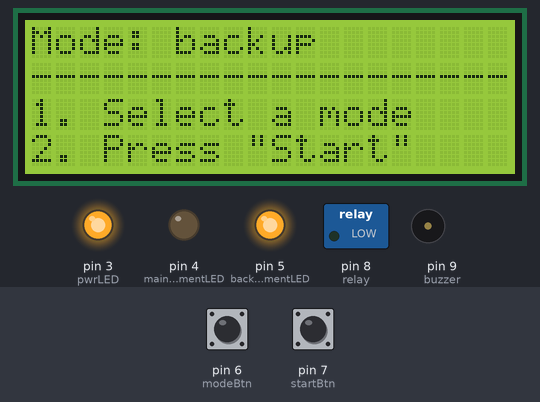
Simulated run of this sketch. Board: Arduino Uno, built with avr-gcc and run on an emulated ATmega328P. Parts: 20×4 character LCD, switched loads named in the sketch (green lamp = pin HIGH), output pins drawn as LEDs (lit = HIGH), buzzer (waves = sounding). Dashed ring = blinking. Inputs (shaded band) come from the test bench; at power-on: pin 6 (modeBtn) LOW, pin 7 (startBtn) LOW.

Above: at 5.8 s.
5.9 s: pin 6 (modeBtn) pulled HIGH for 0.15 s
At 7.3 s:
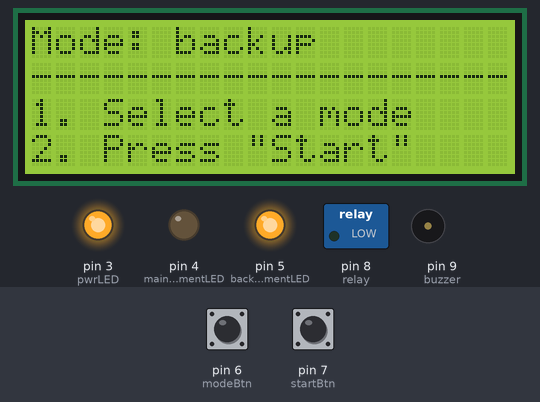
7.6 s: pin 7 (startBtn) pulled HIGH for 0.15 s
At 8.6 s:
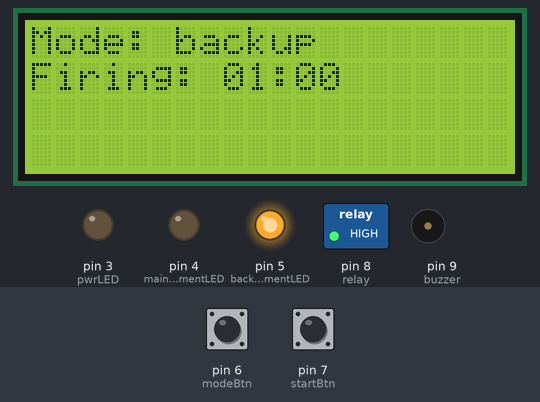
10.7 s: pin 7 (startBtn) pulled HIGH for 1 s
At 12.4 s:
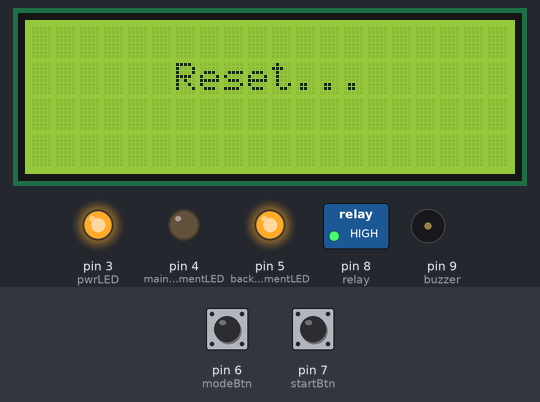
14.2 s: pin 7 (startBtn) pulled HIGH for 3.2 s
At 19.2 s:
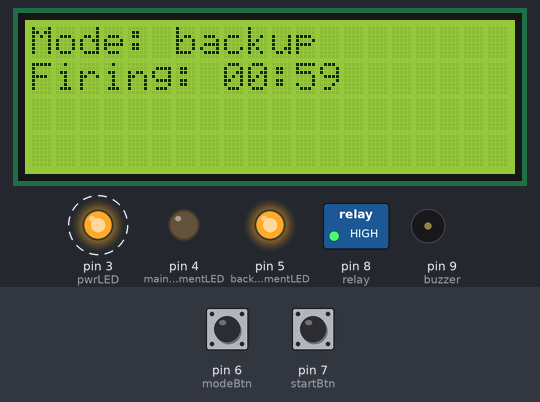
Timing chart, 0 to 21.4 s (numbered marks = the images above; inputs shaded):
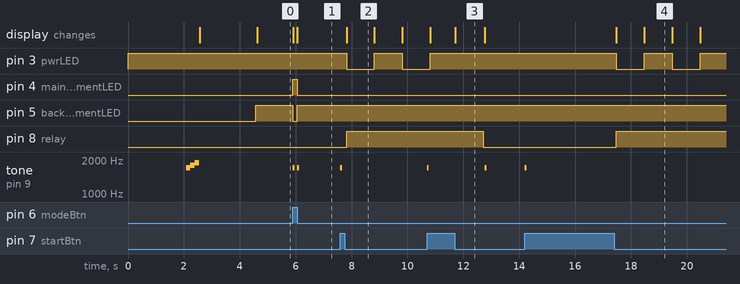

The sketch:

firing-timer.ino
```cpp
// (licence header left out)
#include <LiquidCrystal_I2C.h>

#define pwrLED 3
#define mainFilamentLED 4
#define backupFilamentLED 5
#define modeBtn 6
#define startBtn 7
#define relay 8
#define buzzer 9

bool mode;
bool start;
bool _stop;
bool isFiring;
bool finish;
bool pwrLEDState;

bool flagModeBtn;
uint32_t modeBtnTimer;
bool modeBtnState;

bool flagStartBtn;
uint32_t startBtnTimer;
bool startBtnState;

uint32_t sec = 1;
uint32_t _min;
uint32_t previousMillis = 0;
int16_t interval = 1000;

uint32_t totalSec = 1;
uint32_t totalMin = 60;
uint32_t totalPreviousMillis = 0;

uint32_t blinkPreviousMillis = 0;

uint8_t _step = 1;

int16_t beepFrequency[3] = {1700, 1800, 1900};

LiquidCrystal_I2C lcd(0x3F, 20, 4);

void setup()
{

  pinMode(pwrLED, OUTPUT);
  pinMode(mainFilamentLED, OUTPUT);
  pinMode(backupFilamentLED, OUTPUT);
  pinMode(modeBtn, INPUT);
  pinMode(startBtn, INPUT);
  pinMode(relay, OUTPUT);
  pinMode(buzzer, OUTPUT);

  digitalWrite(pwrLED, HIGH);
  pwrLEDState = true;

  lcd.begin();
  lcd.backlight();
  lcd.setCursor(4, 1);
  lcd.print("Firing timer\0");
  lcd.setCursor(8, 2);
  lcd.print("v.1.0\0");
  delay(2000);

  for (uint8_t i = 0; i < 3; i++) {
    tone(buzzer, beepFrequency[i]);
    delay(150);
    noTone(buzzer);
    delay(5);
  }

  lcd.clear();
  lcd.setCursor(4, 1);
  lcd.print("SHCH-1 VSZHD\0");
  delay(2000);
  lcd.clear();

  if (digitalRead(modeBtn)) {
    mode = true;
    digitalWrite(mainFilamentLED, HIGH);
    lcd.setCursor(0, 0);
    lcd.print("Mode: main\0");
  }
  else {
    digitalWrite(backupFilamentLED, HIGH);
    lcd.setCursor(0, 0);
    lcd.print("Mode: backup\0");
  }

  printInstructions();

}

void loop()
{

  modeBtnState = digitalRead(modeBtn);

  if (modeBtnState && !flagModeBtn && !start && millis() - modeBtnState > 150) {

    flagModeBtn = true;
    modeBtnTimer = millis();
    digitalWrite(mainFilamentLED, HIGH);
    digitalWrite(backupFilamentLED, LOW);
    mode = true;

    beep();

    lcd.setCursor(0, 0);
    lcd.print("Mode: main\0");
    lcd.print("\32\32\0");

  }

  if (!modeBtnState && flagModeBtn && !start && millis() - modeBtnState > 150) {

    flagModeBtn = false;
    modeBtnTimer = millis();
    digitalWrite(mainFilamentLED, LOW);
    digitalWrite(backupFilamentLED, HIGH);
    mode = false;

    beep();

    lcd.setCursor(0, 0);
    lcd.print("Mode: backup\0");

  }

  startBtnState = digitalRead(startBtn);

  if (startBtnState && !flagStartBtn && millis() - startBtnState > 150) {

    flagStartBtn = true;
    startBtnTimer = millis();
    beep();

  }

  if (!startBtnState && flagStartBtn && millis() - startBtnState > 150) {

    if (start) {

      flagStartBtn = false;
      startBtnTimer = millis();

      digitalWrite(pwrLED, HIGH);

      lcd.clear();
      lcd.setCursor(6, 1);
      lcd.print("Reset...\0");
      delay(1000);

      reset();
      printInstructions();
      checkMode();

    }
    else {

      flagStartBtn = false;
      start = true;

      if (mode) {
        _min = 5;
      }
      else {
        _min = 1;
      }

      startBtnTimer = millis();

      clearStrings();
      lcd.setCursor(0, 1);
      lcd.print("Firing:\0");
      if (mode) {
        lcd.setCursor(0, 2);
        lcd.print("Step: 1/10\0");
        lcd.setCursor(0, 3);
        lcd.print("Time left:\0");
      }

      isFiring = true;

    }
  }

  if (start) {

    if(!mode) {

      timer();
      pwrBlink();
      digitalWrite(relay, HIGH);

      if (_stop && isFiring) {

        reset();
        finishScreen();
        printInstructions();
        checkMode();

      }

    }
    else {
      if (_step <= 10) {

        timer();
        totalTimer();
        pwrBlink();

        // break
        if (_stop && isFiring) {
          _min = 1;
          sec = 0;
          isFiring = false;
          _stop = false;

          beep();

          lcd.setCursor(0, 1);
          for (uint8_t i = 0; i <= 13; i++) {
            lcd.print("\32\0");
          }
          lcd.setCursor(0, 1);
          lcd.print("Break:\0");

        }
        // firing
        else if (_stop && !isFiring) {
          _min = 5;
          sec = 0;
          isFiring = true;
          _stop = false;

          beep();

          lcd.setCursor(0, 1);
          for (uint8_t i = 0; i <= 13; i++) {
            lcd.print("\32\0");
          }
          lcd.setCursor(0, 1);
          lcd.print("Firing:\0");

          _step++;
          if(_step < 11) {
            lcd.setCursor(6, 2);
            lcd.print(String(_step));
            lcd.print("/10\0");
          }
        }

        if (isFiring && _step < 11) {
          digitalWrite(relay, HIGH);
        }
        else {
          digitalWrite(relay, LOW);
        }
      }
      else {
        reset();
        finishScreen();
        printInstructions();
        checkMode();
      }
    }
  }
}

void clearStrings() {
  for (uint8_t i = 1; i <= 3; i++) {
    lcd.setCursor(0, i);
    for (uint8_t j = 0; j <= 19; j++) {
      lcd.print("\32\0");
    }
  }
}

void printInstructions() {
  lcd.setCursor(0, 1);
  lcd.print("--------------------\0");
  lcd.setCursor(0, 2);
  lcd.print("1. Select a mode\0");
  lcd.setCursor(0, 3);
  lcd.print("2. Press \"Start\"\0");
}

void timer() {

  if (!_stop) {

      uint32_t currentMillis = millis();

      if (currentMillis - previousMillis >= interval) {
        if (sec == 0 && _min > 0) {
          sec = 60;
          _min = _min - 1;
        }
        sec = sec - 1;

        previousMillis = currentMillis;

        if (isFiring) {
          lcd.setCursor(8, 1);
        }
        else {
          lcd.setCursor(7, 1);
        }

        lcd.print("0\0");
        lcd.print(String(_min));
        if (sec >= 10) {
          lcd.print(":\0");
          lcd.print(String(sec));
        }
        else {
          lcd.print(":0\0");
          lcd.print(String(sec));
        }
      }
    }

  if (sec == 0 && _min == 0) {
    _stop = true;
  }
}

void totalTimer() {

  if (!finish) {

    uint32_t totalCurrentMillis = millis();

    if (totalCurrentMillis - totalPreviousMillis >= interval) {
      if (totalSec == 0 && totalMin > 0) {
        totalSec = 60;
        totalMin = totalMin - 1;
      }
      totalSec = totalSec - 1;

      totalPreviousMillis = totalCurrentMillis;

      lcd.setCursor(11, 3);

      if (totalMin >= 10) {
        lcd.print(String(totalMin));
      }
      else {
        lcd.print("0\0");
        lcd.print(String(totalMin));
      }

      if (totalSec >= 10) {
        lcd.print(":\0");
        lcd.print(String(totalSec));
      }
      else {
        lcd.print(":0\0");
        lcd.print(String(totalSec));
      }
    }
  }

  if (totalSec == 0 && totalMin == 0) {
    finish = true;
  }
}

void reset() {

  digitalWrite(pwrLED, HIGH);
  digitalWrite(relay, LOW);

  sec = 1;
  _min = 0;
  previousMillis = 0;
  totalSec = 1;
  totalMin = 60;
  totalPreviousMillis = 0;
  _step = 1;

  start = false;
  _stop = false;
  isFiring = false;
  finish = false;

}

void pwrBlink() {

  uint32_t blinkCurrentMillis = millis();

  if (blinkCurrentMillis - blinkPreviousMillis >= interval) {

    blinkPreviousMillis = blinkCurrentMillis;
    pwrLEDState = !pwrLEDState;
    pwrLEDState ? digitalWrite(pwrLED, HIGH) : digitalWrite(pwrLED, LOW);

  }
}

void finishScreen() {
  lcd.clear();
  lcd.setCursor(1, 1);
  lcd.print("Firing is finished\0");

  for (uint8_t i = 1; i <= 3; i++) {
    for (uint8_t j = 0; j < 3; j++) {
      tone(buzzer, 1700);
      delay(200);
      noTone(buzzer);
      delay(200);
    }
    delay(1000);
  }

}

void checkMode() {
  if(digitalRead(modeBtn)) {
    lcd.setCursor(0, 0);
    lcd.print("Mode: main\0");
    mode = true;
  }
  else {
    lcd.setCursor(0, 0);
    lcd.print("Mode: backup\0");
    mode = false;
  }
  beep();
}

void beep() {
  tone(buzzer, 1700, 70);
}
```

Measured:
- after the input at 5.9 s, pin 4 (mainFilamentLED): LOW → HIGH at once, → LOW 0.15 s later; pin 5 (backupFilamentLED): HIGH → LOW at once, → HIGH 0.15 s later; tone on pin 9 (buzzer): alternates 1700 Hz for 0.07 s and silent for 0.08 s, 4 changes in all, then stays silent, starting at once; the display: first changes at once (image 1 shows a later state)
- after the input at 7.6 s, pin 3 (pwrLED): HIGH → LOW after 0.22 s, → HIGH 1.0 s later, → LOW 1.0 s later; pin 8 (relay): LOW → HIGH after 0.22 s; tone on pin 9 (buzzer): silent → 1700 Hz at once, → silent 0.07 s later; the display: changes after 0.22 s (image 2)
- after the input at 10.7 s, pin 3 (pwrLED): goes on until 10.8 s, then stays HIGH; pin 8 (relay): HIGH → LOW after 2.0 s; tone on pin 9 (buzzer): alternates 1700 Hz for 0.07 s and silent for 2.0 s, starting at once; the display: first differs from a run without the input after 1.0 s (image 3)
- after the input at 14.2 s, pin 3 (pwrLED): alternates HIGH for 1.0 s and LOW for 1.0 s, starting after 3.3 s; pin 8 (relay): LOW → HIGH after 3.3 s; tone on pin 9 (buzzer): silent → 1700 Hz at once, → silent 0.07 s later; the display: first changes after 3.3 s (image 4 shows a later state)
- what the display in image 2 shows lasts 1.0 s, from 7.8 s to 8.8 s
- what the display in image 3 shows lasts 1.1 s, from 11.7 s to 12.8 s
